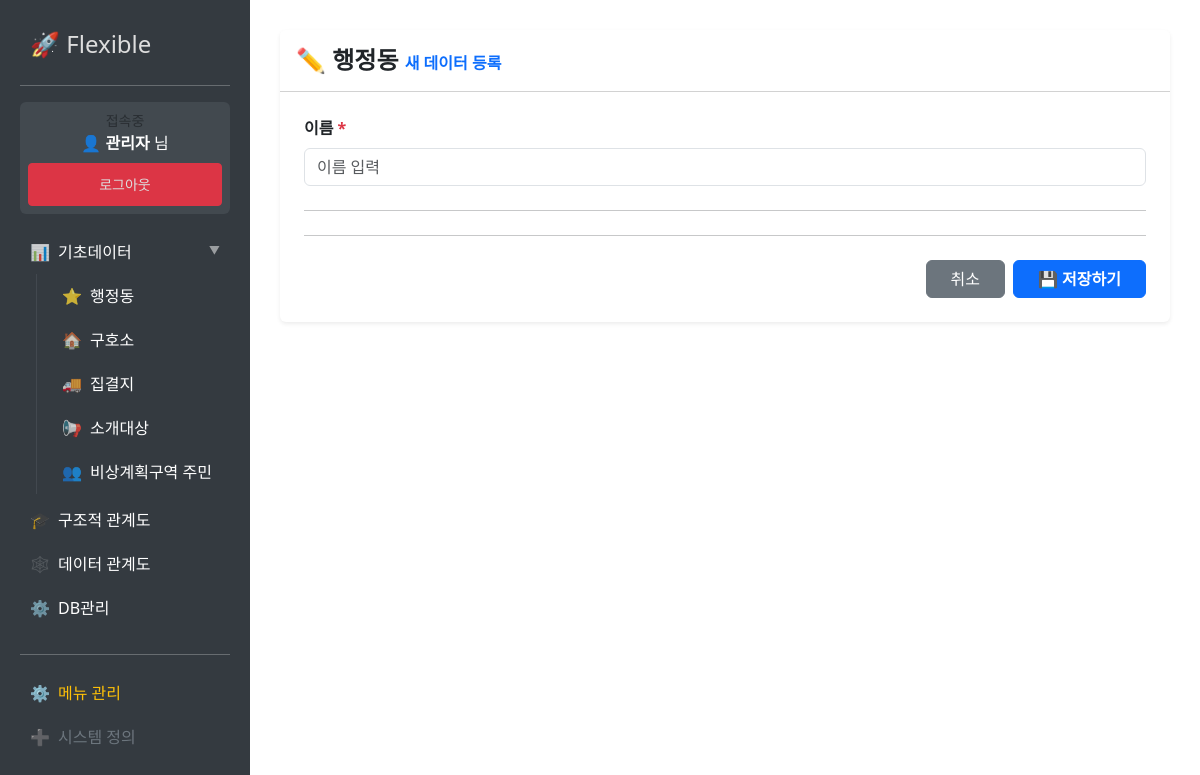
The page /entry/create/1 (signed in) on the database its author committed.
### tables this page shows
CREATE TABLE users (id TEXT PRIMARY KEY, password TEXT, name TEXT, is_admin INTEGER DEFAULT 0);

CREATE TABLE "menus" (
                id INTEGER PRIMARY KEY AUTOINCREMENT,
                title TEXT NOT NULL,
                type TEXT DEFAULT 'form',   -- 'form' | 'system'
                url TEXT,                   -- 링크 주소 (이제 이것만 씁니다!)
                icon TEXT,                  -- 아이콘
                parent_id INTEGER,
                sort_order INTEGER DEFAULT 99
            , allowed_users TEXT DEFAULT "");

CREATE TABLE "forms" (
                id INTEGER PRIMARY KEY AUTOINCREMENT,
                title TEXT NOT NULL,
                schema_json TEXT
            , view_type TEXT DEFAULT "list", page_limit INTEGER DEFAULT 10, access_create TEXT DEFAULT "", access_update TEXT DEFAULT "", access_delete TEXT DEFAULT "", category TEXT DEFAULT "general");

### app.py (the view, shortened to what this page needs)
@app.route('/entry/create/<int:form_id>', methods=['GET', 'POST'])
@login_required
def create_entry(form_id):
    db = get_db()
    form_def = db.execute('SELECT * FROM forms WHERE id = ?', (form_id,)).fetchone()
    if not has_permission(form_def, 'create'):
        flash("데이터 등록 권한이 없습니다.", "danger")
        return redirect(url_for('list_entries', form_id=form_id))
    schema = safe_json_loads(form_def['schema_json'])
    relation_options = _load_relation_options(db, schema)
    return render_template('input.html', form=form_def, schema=schema, relation_options=relation_options)

### app.py (called while the page is built, shortened)
def safe_json_loads(json_str):
    try:
        if not json_str: return {}
        return json.loads(json_str)
    except:
        return {}

def get_db():
    db = getattr(g, '_database', None)
    if db is None:
        db = g._database = sqlite3.connect(DB_NAME)
        db.row_factory = sqlite3.Row
    return db

@app.teardown_appcontext
def close_connection(exception):
    db = getattr(g, '_database', None)
    if db is not None:
        db.close()

def has_permission(form_def, action):
    if not current_user.is_authenticated: return False
    if current_user.is_admin: return True # 슈퍼관리자는 무조건 통과

@app.context_processor
def utility_processor():
    return dict(has_permission=has_permission)

@login_manager.user_loader
def load_user(user_id):
    db = get_db()
    user = db.execute('SELECT * FROM users WHERE id = ?', (user_id,)).fetchone()
    if not user: return None
    is_admin = user['is_admin'] if 'is_admin' in user.keys() else 0
    return User(id=user['id'], name=user['name'], password=user['password'], is_admin=is_admin)

def build_menu_tree(items):
    item_map = {item['id']: dict(item) for item in items}
    for item in item_map.values(): item['children'] = []
    tree = []
    for item in item_map.values():
        parent_id = item['parent_id']
        if parent_id and parent_id in item_map and parent_id != item['id']:
            item_map[parent_id]['children'].append(item)
        else:
            tree.append(item)
    tree.sort(key=lambda x: (x['sort_order'] if x['sort_order'] is not None else 9999, x['id']))
    return tree

def _load_relation_options(db, schema):
    options = {}
    for field in schema:
        if field['type'] == 'relation' and field.get('target_id'):
            rows = db.execute('SELECT id, data_json FROM entries WHERE form_id = ?', (field['target_id'],)).fetchall()
            opt_list = []
            for r in rows:
                d = safe_json_loads(r['data_json'])
                text = list(d.values())[0] if d else f"ID:{r['id']}"
                opt_list.append({"id": str(r['id']), "text": text})
            options[field['key']] = opt_list
    return options

### templates/input.html (shortened to what this page needs)
{% extends "layout.html" %}
{% block content %}
<div class="card shadow-sm border-0">
    <div class="card-header bg-white py-3">
		<h4 class="mb-0 fw-bold">
			{% if mode == 'edit' %}
				🛠️ {{ form.title }} <span class="text-warning fs-6">데이터 수정</span>
			{% else %}
				✏️ {{ form.title }} <span class="text-primary fs-6">새 데이터 등록</span>
			{% endif %}
		</h4>
	</div>
    <div class="card-body p-4">
        <form method="POST" enctype="multipart/form-data">
            {% for field in schema %}
            <div class="mb-4">
                <label class="form-label fw-bold text-dark">
                    {{ field.label }}
                    {% if field.required %} <span class="text-danger">*</span> {% endif %}
                </label>
                {% if field.type == 'file' %}
                    <input type="file" name="{{ field.key }}" class="form-control"
                           {% if field.required and not saved_input[field.key] %}required{% endif %}>
                    <div class="form-text text-muted">jpg, png, pdf 등의 파일을 등록할 수 있습니다.</div>
                    {% if saved_input and saved_input[field.key] %}
                        <div class="mt-2 p-2 bg-light border rounded d-inline-block">
                            <span class="small text-muted me-2">현재 파일:</span>
                            <a href="{{ url_for('static', filename='uploads/' + saved_input[field.key]) }}" target="_blank" class="fw-bold text-decoration-none">
                                📎 {{ saved_input[field.key] }}
                            </a>
                            <input type="hidden" name="existing_{{ field.key }}" value="{{ saved_input[field.key] }}">
                        </div>
                    {% endif %}
                {% else %}
                    <input type="{{ field.type }}" name="{{ field.key }}" class="form-control"
                           value="{{ saved_input[field.key] if saved_input and saved_input[field.key] else '' }}"
                           placeholder="{{ field.label }} 입력"
                           {% if field.required %}required{% endif %}>
                {% endif %}
            </div>
            {% endfor %}
            <hr class="my-4">
			<hr class="my-4">
            <div class="d-flex justify-content-between align-items-center">
                <div class="d-flex gap-2">
                    <a href="/list/{{ form.id }}" class="btn btn-secondary px-4">취소</a>
                    <button type="submit" class="btn btn-primary px-4 fw-bold">💾 저장하기</button>
                </div>
            </div>
        </form>
    </div>
</div>
{% endblock %}

### templates/layout.html (shortened to what this page needs)
<!DOCTYPE html>
<html lang="ko">
<head>
    <link href="https://cdn.jsdelivr.net/npm/bootstrap@5.3.0/dist/css/bootstrap.min.css" rel="stylesheet">
</head>
<body>
    <div class="sidebar">
        <h4><a href="/">🚀 Flexible</a></h4>
        <hr>
		{% if current_user.is_authenticated %}
			<div class="mb-3 p-2 bg-secondary bg-opacity-25 rounded text-center">
				<span class="d-block small text-muted">접속중</span>
				<strong>👤 {{ current_user.name }}</strong> 님
				<a href="/logout" class="btn btn-danger btn-sm w-100 mt-2">로그아웃</a>
			</div>
		{% else %}
			<div class="mb-3">
				<a href="/login" class="btn btn-primary w-100">🔐 로그인</a>
			</div>
		{% endif %}
        <ul class="nav nav-pills flex-column mb-auto">
			{% macro render_sidebar(items, level=0) %}
				{% for item in items %}
					<li class="nav-item">
						<a href="{{ item.url }}"
						   class="nav-link text-white d-flex align-items-center {{ 'active bg-primary' if request.path == item.url else '' }}"
						   style="padding-left: {{ 10 + (level * 15) }}px; transition: all 0.2s;">
							<span class="me-2 opacity-75">
								{% if item.icon %}
                                    {% if '.' in item.icon and item.icon.lower().endswith(('.png', '.jpg', '.jpeg', '.gif', '.svg', '.ico')) %}
									    <img src="{{ item.icon }}" width="16" height="16">
                                    {% else %}
                                        {{ item.icon }}
                                    {% endif %}
                                {% elif item.children %}📂
								{% elif item.type == 'system' %}🔗
								{% else %}📄{% endif %}
							</span>
							<span class="text-truncate">{{ item.title }}</span>
							{% if item.children %}
								<small class="ms-auto opacity-50" style="font-size: 0.7em;">▼</small>
							{% endif %}
						</a>
						{% if item.children %}
							<ul class="nav flex-column ms-3 border-start border-secondary border-opacity-25 mb-1" style="list-style: none; padding-left: 0;">
								{{ render_sidebar(item.children, level + 1) }}
							</ul>
						{% endif %}
					</li>
				{% endfor %}
			{% endmacro %}
			{{ render_sidebar(menu_tree) }}
		</ul>
		{% if current_user.is_admin %}
		<hr class="mt-4">
		<a href="/menus" class="text-warning d-flex align-items-center gap-2">
			<span>⚙️</span> 메뉴 관리
		</a>
		<a href="/create" class="text-secondary d-flex align-items-center gap-2">
			<span>➕</span> 시스템 정의
		</a>
		{% endif %}
	</div>
    <div class="content">
        {% block content %}{% endblock %}
    </div>
</body>
</html>

### templates/layout.html (style rules this page uses)
body { display: flex; min-height: 100vh; }
.sidebar { min-width: 250px; background: #343a40; color: white; padding: 20px; }
.sidebar a { color: #ddd; text-decoration: none; display: block; padding: 10px; }
.content { flex-grow: 1; padding: 30px; }

### rows shown on the page
users: name "관리자"
menus: icon "📊", title "기초데이터"
menus: icon "⭐", title "행정동"
menus: icon "🏠", title "구호소"
menus: icon "🚚", title "집결지"
menus: icon "📢", title "소개대상"
menus: icon "👥", title "비상계획구역 주민"
menus: icon "🎓", title "구조적 관계도"
menus: icon "🕸️", title "데이터 관계도"
menus: icon "⚙️", title "DB관리"
forms: title "행정동"

### other values the page prints
{{ field.label }} "이름"
